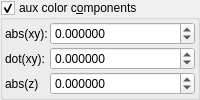
    <widget class="MyGroupBox" name="groupCheck_fold_color_aux_color_enabled_false">
     <property name="title">
      <string>aux color c&amp;omponents</string>
     </property>
     <property name="checkable">
      <bool>true</bool>
     </property>
     <layout class="QVBoxLayout" name="verticalLayout_11">
      <property name="leftMargin">
       <number>2</number>
      </property>
      <property name="topMargin">
       <number>2</number>
      </property>
      <property name="rightMargin">
       <number>2</number>
      </property>
      <property name="bottomMargin">
       <number>2</number>
      </property>
      <item>
       <layout class="QGridLayout" name="gridLayout_21" columnstretch="0,1">
        <property name="spacing">
         <number>2</number>
        </property>
        <item row="3" column="1">
         <widget class="MyDoubleSpinBox" name="spinbox4_fold_color_difs_0000_z">
          <property name="sizePolicy">
           <sizepolicy hsizetype="Minimum" vsizetype="Maximum">
            <horstretch>0</horstretch>
            <verstretch>0</verstretch>
           </sizepolicy>
          </property>
          <property name="prefix">
           <string/>
          </property>
          <property name="suffix">
           <string/>
          </property>
          <property name="decimals">
           <number>6</number>
          </property>
          <property name="minimum">
           <double>-100.000000000000000</double>
          </property>
          <property name="maximum">
           <double>100.000000000000000</double>
          </property>
          <property name="singleStep">
           <double>0.100000000000000</double>
          </property>
         </widget>
        </item>
        <item row="1" column="0">
         <widget class="QLabel" name="label_53">
          <property name="text">
           <string>abs(xy):</string>
          </property>
         </widget>
        </item>
        <item row="1" column="1">
         <widget class="MyDoubleSpinBox" name="spinbox4_fold_color_difs_0000_x">
          <property name="sizePolicy">
           <sizepolicy hsizetype="Minimum" vsizetype="Maximum">
            <horstretch>0</horstretch>
            <verstretch>0</verstretch>
           </sizepolicy>
          </property>
          <property name="prefix">
           <string/>
          </property>
          <property name="suffix">
           <string/>
          </property>
          <property name="decimals">
           <number>6</number>
          </property>
          <property name="minimum">
           <double>-100.000000000000000</double>
          </property>
          <property name="maximum">
           <double>100.000000000000000</double>
          </property>
          <property name="singleStep">
           <double>0.100000000000000</double>
          </property>
         </widget>
        </item>
        <item row="2" column="1">
         <widget class="MyDoubleSpinBox" name="spinbox4_fold_color_difs_0000_y">
          <property name="sizePolicy">
           <sizepolicy hsizetype="Minimum" vsizetype="Maximum">
            <horstretch>0</horstretch>
            <verstretch>0</verstretch>
           </sizepolicy>
          </property>
          <property name="prefix">
           <string/>
          </property>
          <property name="suffix">
           <string/>
          </property>
          <property name="decimals">
           <number>6</number>
          </property>
          <property name="minimum">
           <double>-100.000000000000000</double>
          </property>
          <property name="maximum">
           <double>100.000000000000000</double>
          </property>
          <property name="singleStep">
           <double>0.100000000000000</double>
          </property>
         </widget>
        </item>
        <item row="3" column="0">
         <widget class="QLabel" name="label_56">
          <property name="text">
           <string notr="true">abs(z)</string>
          </property>
         </widget>
        </item>
        <item row="2" column="0">
         <widget class="QLabel" name="label_55">
          <property name="text">
           <string>dot(xy):</string>
          </property>
         </widget>
        </item>
       </layout>
      </item>
     </layout>
    </widget>
